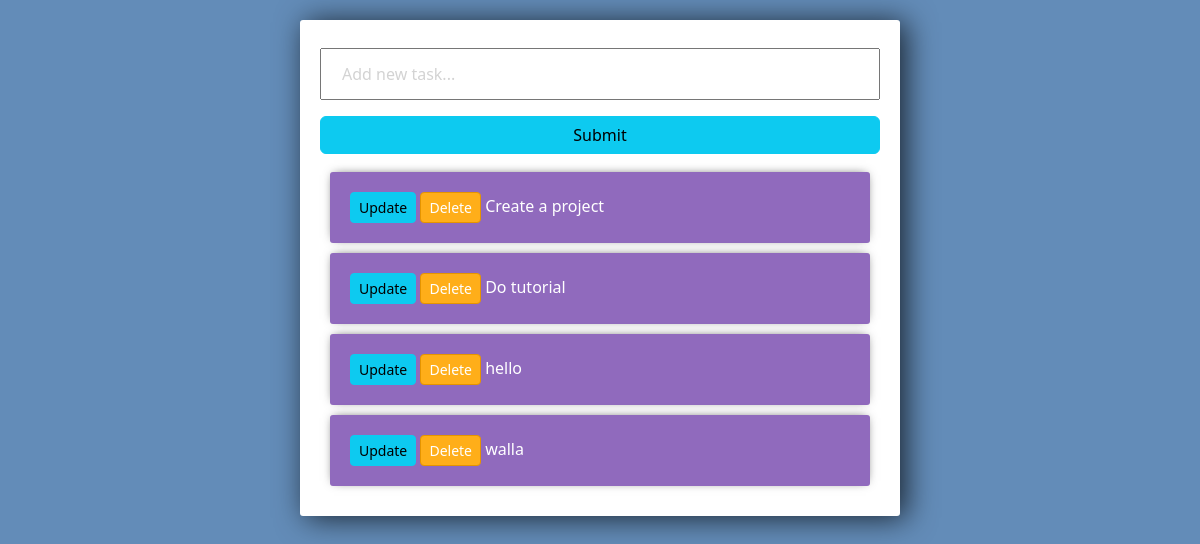
The app's page /, older data.
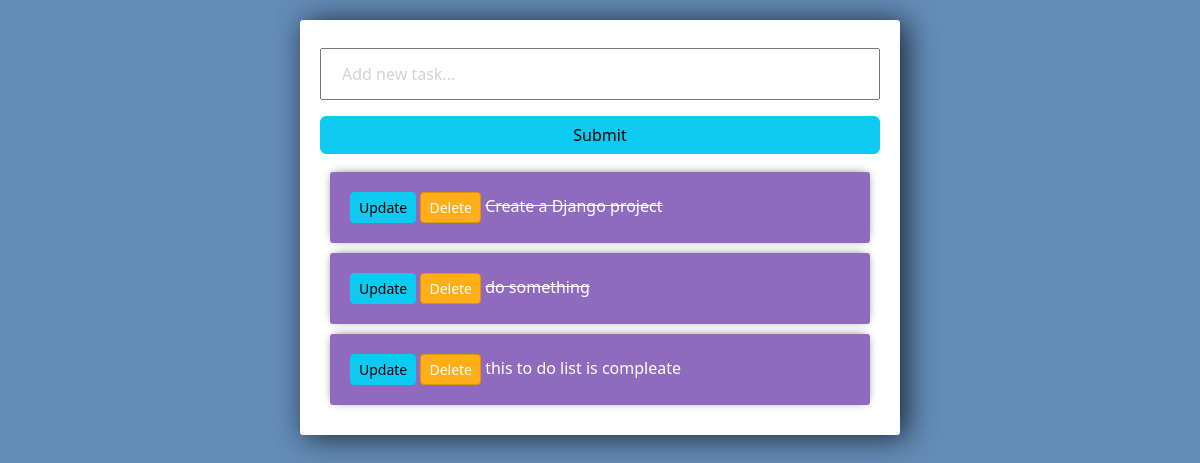
The same page, newer data.
### tasks/models.py (models this page shows)
class Task(models.Model):
    title = models.CharField(max_length=200)
    compleate = models.BooleanField(default=False)
    created = models.DateTimeField(auto_now_add=True)
    def __str__(self):
        return self.title

### tasks/views.py (the view)
# urls.py: path('', views.index, name='list'),
def index(request):
    tasks = Task.objects.all()
    form = TaskForm()
    if request.method == 'POST':
        form = TaskForm(request.POST)
        if form.is_valid():
            form.save()
        return redirect('/')
    context = {'tasks':tasks, 'form':form}
    return render(request, 'tasks/list.html', context)

### tasks/forms.py
class TaskForm(forms.ModelForm):
    title = forms.CharField(widget= forms.TextInput(attrs={'placeholder':'Add new task...'}))
    class Meta:
        model = Task
        fields = '__all__'

### tasks/templates/tasks/list.html (shortened to what this page needs)
{% load static %}
<!DOCTYPE html>
<html lang="en">
<head>
    <link rel="stylesheet" href="https://cdn.jsdelivr.net/npm/bootstrap@5.3.2/dist/css/bootstrap.min.css">
    <link rel="stylesheet" href="{% static '/css/main.css' %}" type="text/css">
</head>
<body>
    <div class="center-column">
        <form method="POST" action="/">
            {{form.title}}
            <input class="btn btn-info" type="submit" name="Create Task">
        </form>
        <div class="todo-list">
            {% for task in tasks %}
            <div class="item-row">
                <a class="btn btn-sm btn-info" href="{% url 'update_task' task.id%}">Update</a>
                <a class="btn btn-sm btn-danger" href="{% url 'delete' task.id%}">Delete</a>
                {% if task.compleate == True %}
                <strike>{{task}}</strike>
                {% else %}
                <span>{{task}}</span>
                {% endif %}
            </div>
            {% endfor %}
        </div>
    </div>
</body>
</html>

### staticFile/css/main.css (style rules this page uses)
body { background-color: #638cb8; }
input { width: 100%; padding: 12px 20px; margin: 8px 0; box-sizing: border-box; }
input::placeholder { color: #d3d3d3; }
.center-column { width: 600px; margin: 20px auto; padding: 20px; background-color: #fff; border-radius: 3px; box-shadow: 6px 2px 30px 0px rgba(0, 0, 0, 0.75); }
.item-row { background-color: #906abd; margin: 10px; padding: 20px; border-radius: 3px; color: #fff; font-size: 16px; box-shadow: 0px -1px 10px -4px rgba(0, 0, 0, 0.75); }
.btn-danger { background-color: #ffae19; border-color: #e59400; }

Row changes from the older to the newer data that the page shows:
removed Task: title "Do tutorial"
removed Task: title "hello"
removed Task: title "walla"
changed Task: compleate False → True (drawn); title "Create a project" → "Create a Django project"
added Task: title "do something"
added Task: title "this to do list is compleate"
